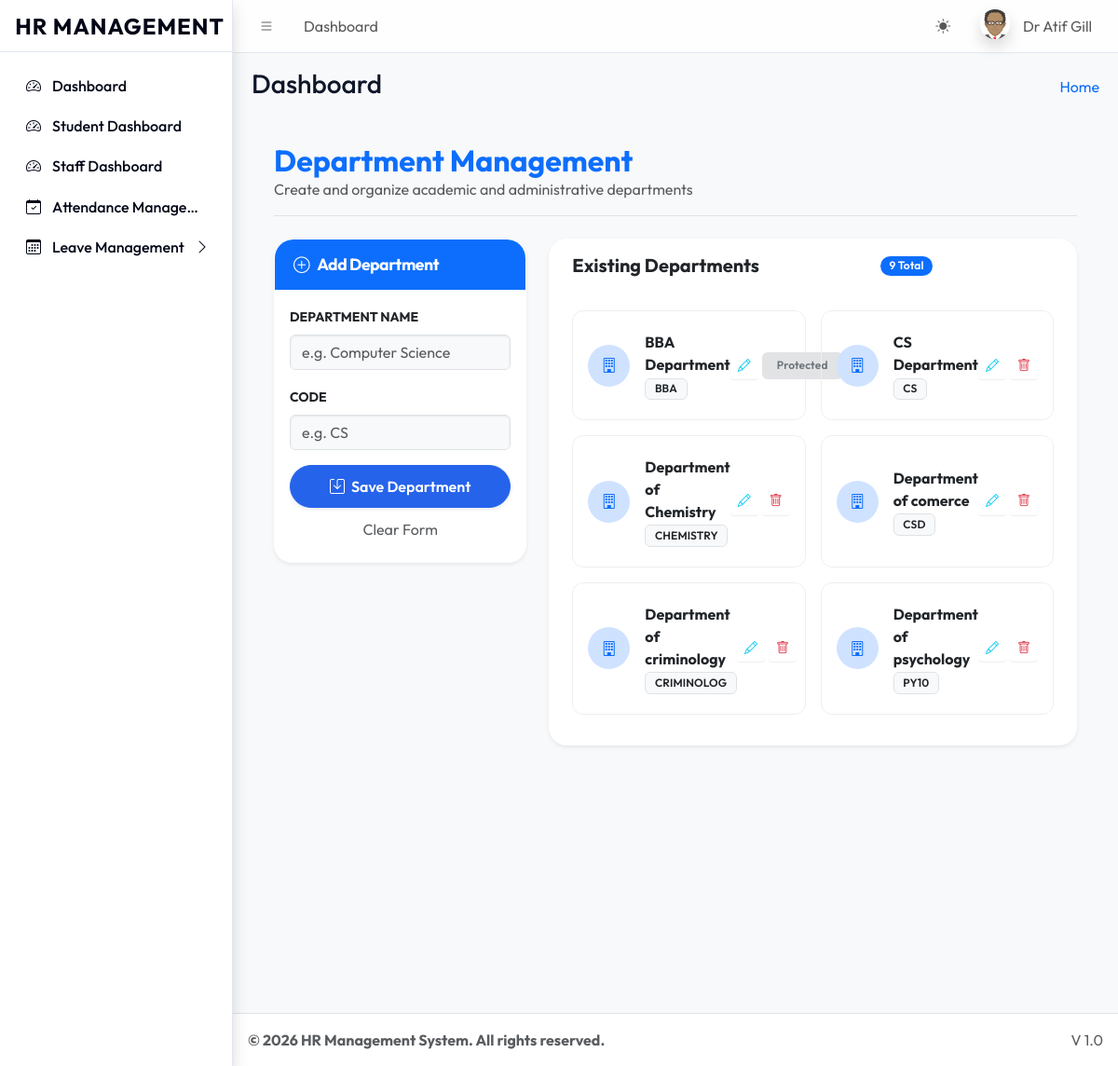
/dashboards/super_admin/manage_departments.php (signed in), run on the app's committed database.
### tables this page shows
CREATE TABLE `sys_pages` (
  `id` int(11) NOT NULL,
  `parent_id` int(11) DEFAULT 0,
  `page_name` varchar(100) NOT NULL,
  `page_url` varchar(255) DEFAULT '#',
  `icon_class` varchar(50) DEFAULT 'bi bi-circle',
  `sort_order` int(11) DEFAULT 0
);

CREATE TABLE `departments` (
  `id` int(11) NOT NULL,
  `name` varchar(100) NOT NULL,
  `code` varchar(10) NOT NULL,
  `created_at` timestamp NOT NULL DEFAULT current_timestamp(),
  `deleted_at` timestamp NULL DEFAULT NULL
);

### dashboards/super_admin/manage_departments.php (the view, shortened to what this page needs)
<?php
require_once '../../includes/header.php';
$departments = $pdo->query("SELECT * FROM departments WHERE deleted_at IS NULL ORDER BY name ASC")->fetchAll();
?>
<div class="container-fluid p-4">
    <div class="mb-4 pb-3 border-bottom animate__animated animate__fadeIn">
        <h2 class="fw-bold m-0 text-primary">Department Management</h2>
        <p class="text-muted m-0">Create and organize academic and administrative departments</p>
    </div>
    <div class="row g-4 justify-content-center animate__animated animate__fadeInUp">
        <div class="col-lg-4">
            <div class="card glass-effect shadow-sm mb-4">
                <div class="card-header bg-primary text-white border-0 py-3" style="border-radius: 20px 20px 0 0;">
                    <h5 class="card-title fw-bold m-0" id="form-title">
                        <i class="bi bi-plus-circle me-2"></i>Add Department
                    </h5>
                </div>
                <div class="card-body">
                    <form method="POST">
                        <div class="mb-3">
                            <label class="form-label small fw-bold text-uppercase">Department Name</label>
                            <input type="text" name="name" id="dept_name" class="form-control bg-light" required placeholder="e.g. Computer Science">
                        </div>
                        <div class="mb-3">
                            <label class="form-label small fw-bold text-uppercase">Code</label>
                            <input type="text" name="code" id="dept_code" class="form-control bg-light" required placeholder="e.g. CS">
                        </div>
                        <button type="submit" name="save_dept" class="btn btn-primary w-100 rounded-pill shadow-sm">
                            <i class="bi bi-save me-1"></i> Save Department
                        </button>
                        <button type="button" class="btn btn-link w-100 mt-1 text-decoration-none text-muted small" onclick="resetForm()">Clear Form</button>
                    </form>
                </div>
            </div>
        </div>
        <div class="col-lg-8">
            <div class="card glass-effect shadow-sm h-100">
                <div class="card-header bg-transparent border-0 pt-3 px-4 d-flex justify-content-between align-items-center">
                    <h5 class="fw-bold mb-0">Existing Departments</h5>
                    <span class="badge bg-primary rounded-pill"><?= count($departments) ?> Total</span>
                </div>
                <div class="card-body">
                    <div class="scroll-area px-2">
                        <div class="row row-cols-1 row-cols-md-2 g-3">
                            <?php foreach ($departments as $dept): ?>
                            <div class="col">
                                <div class="dept-item p-3 d-flex justify-content-between align-items-center h-100">
                                    <div class="d-flex align-items-center">
                                        <div class="bg-primary-subtle text-primary p-3 rounded-circle me-3" style="width: 45px; height: 45px; display: flex; align-items: center; justify-content: center;">
                                            <i class="bi bi-building"></i>
                                        </div>
                                        <div>
                                            <div class="fw-bold"><?= htmlspecialchars($dept['name']) ?></div>
                                            <span class="badge bg-light text-dark border"><?= $dept['code'] ?></span>
                                        </div>
                                    </div>
                                    <div class="d-flex gap-1">
                                        <button class="btn btn-sm btn-outline-info border-0" onclick="editDept(<?= $dept['id'] ?>, '<?= addslashes($dept['name']) ?>', '<?= $dept['code'] ?>')">
                                            <i class="bi bi-pencil"></i>
                                        </button>
                                        <?php if (stripos($dept['name'], 'BBA') === false): ?>
                                        <a href="?delete_dept=<?= $dept['id'] ?>" class="btn btn-sm btn-outline-danger border-0" onclick="return confirm('Delete this department?')">
                                            <i class="bi bi-trash"></i>
                                        </a>
                                        <?php else: ?>
                                        <span class="badge bg-secondary-subtle text-secondary small py-2 px-3" title="System Protected">Protected</span>
                                        <?php endif; ?>
                                    </div>
                                </div>
                            </div>
                            <?php endforeach; ?>
                        </div>
                    </div>
                </div>
            </div>
        </div>
    </div>
</div>
<?php require_once '../../includes/footer.php'; ?>

### includes/sidebar.php (shortened to what this page needs)
<aside class="app-sidebar shadow">
    <div class="sidebar-brand text-center py-4">
        <a href="<?= BASE_URL ?>index.php" class="brand-link text-decoration-none">
            <span class="brand-text fw-bold fs-4 text-primary" style="letter-spacing: 1px;">HR MANAGEMENT</span>
        </a>
    </div>
    <div class="sidebar-wrapper">
        <nav class="mt-2">
            <ul class="nav sidebar-menu flex-column" data-lte-toggle="treeview" role="menu" data-accordion="false">
                <?php
                function renderMenu($pdo, $parentId = 0, $userRole, $currentPath)
                {
                    $sql = "
                        SELECT p.* FROM sys_pages p
                        JOIN role_access ra ON p.id = ra.page_id
                        WHERE p.parent_id = ? AND ra.role_key = ?
                        ORDER BY p.sort_order ASC
                    ";
                    $stmt = $pdo->prepare($sql);
                    $stmt->execute([$parentId, $userRole]);
                    $items = $stmt->fetchAll();
                    foreach ($items as $item) {
                        $itemUrl = str_replace('\\', '/', $item['page_url']);
                        $childSql = "
                            SELECT p.* FROM sys_pages p
                            JOIN role_access ra ON p.id = ra.page_id
                            WHERE p.parent_id = ? AND ra.role_key = ?
                            ORDER BY p.sort_order ASC
                        ";
                        $childStmt = $pdo->prepare($childSql);
                        $childStmt->execute([$item['id'], $userRole]);
                        $children = $childStmt->fetchAll();
                        $hasChildren = count($children) > 0;
                        $itemClass = "nav-item";
                        $linkClass = "nav-link";
                        echo '<li class="' . $itemClass . '">';
                        echo '<a href="' . ($hasChildren ? '#' : BASE_URL . $itemUrl) . '" class="' . $linkClass . '">';
                        echo '<i class="nav-icon ' . ($item['icon_class'] ?: 'bi bi-circle') . '"></i>';
                        echo '<p>' . htmlspecialchars($item['page_name']);
                        echo '</p></a>';
                        echo '</li>';
                    }
                }
                $currentPath = str_replace('\\', '/', substr($_SERVER['SCRIPT_NAME'], strlen('/universal/')));
                renderMenu($pdo, 0, $_SESSION['role'], $currentPath);
                ?>
            </ul>
        </nav>
    </div>
</aside>

### assets/css/custom_theme.css (style rules this page uses)
:root { --primary-cobalt: #2563eb; --primary-cobalt-dark: #1d4ed8; --slate-50: #f8fafc; --slate-100: #f1f5f9; --slate-200: #e2e8f0; --slate-500: #64748b; --slate-800: #1e293b; --slate-900: #0f172a; --slate-950: #020617; }
body { font-family: var(--theme-font, 'Outfit', sans-serif); background-color: var(--slate-50); color: var(--slate-900); -webkit-font-smoothing: antialiased; }
.app-sidebar { background-color: var(--theme-sidebar-bg, #ffffff) !important; background-image: none !important; border-right: 1px solid var(--theme-card-border, #e2e8f0) !important; }
.sidebar-brand { border-bottom: 1px solid var(--theme-card-border, #e2e8f0) !important; }
.app-sidebar .brand-text, .app-sidebar .nav-link, .app-sidebar .nav-icon, .app-sidebar .nav-arrow { color: var(--theme-sidebar-accent, #020617) !important; font-weight: 500; }
.card { border: 1px solid var(--theme-card-border, #e2e8f0); border-radius: 1rem; box-shadow: 0 1px 3px 0 rgba(0, 0, 0, 0.05); background-color: #ffffff; }
.card-header { background-color: transparent; border-bottom: 1px solid var(--theme-card-border, #e2e8f0); padding: 1.25rem; }
.card-title { font-weight: 700; letter-spacing: -0.025em; }
.btn-primary { background-color: var(--theme-primary-color, #2563eb); border-color: var(--theme-primary-color, #2563eb); padding: 0.625rem 1.25rem; font-weight: 600; border-radius: 0.75rem; box-shadow: 0 1px 2px 0 rgba(0, 0, 0, 0.05); }
.badge { padding: 0.4em 0.8em; font-weight: 600; letter-spacing: 0.01em; }

### dashboards/super_admin/manage_departments.php (style rules this page uses)
.glass-effect { background: rgba(255, 255, 255, 0.9); backdrop-filter: blur(10px); border: 1px solid rgba(255, 255, 255, 0.2); border-radius: 20px; }
.dept-item { transition: all 0.3s ease; border-radius: 12px; margin-bottom: 10px; border: 1px solid #eee; }
.scroll-area { height: 450px; overflow-y: auto; padding-right: 5px; }

### data on the page
sys_pages: page_name "Dashboard"
sys_pages: page_name "Student Dashboard"
sys_pages: page_name "Staff Dashboard"
sys_pages: page_name "Attendance Manage…"
sys_pages: page_name "Leave Management"
departments: name "BBA Department", code "BBA", shows "Protected"
departments: name "CS Department", code "CS"
departments: name "Department of Chemistry", code "CHEMISTRY"
departments: name "Department of comerce", code "CSD"
departments: name "Department of criminology", code "CRIMINOLOG"
departments: name "Department of psychology", code "PY10"

### other printed values
$pageTitle "Dashboard"
$_SESSION['name'] "Dr Atif Gill"
count($departments) "9"
$settings['footer_text'] "© 2026 HR Management System. All rights reserved."
